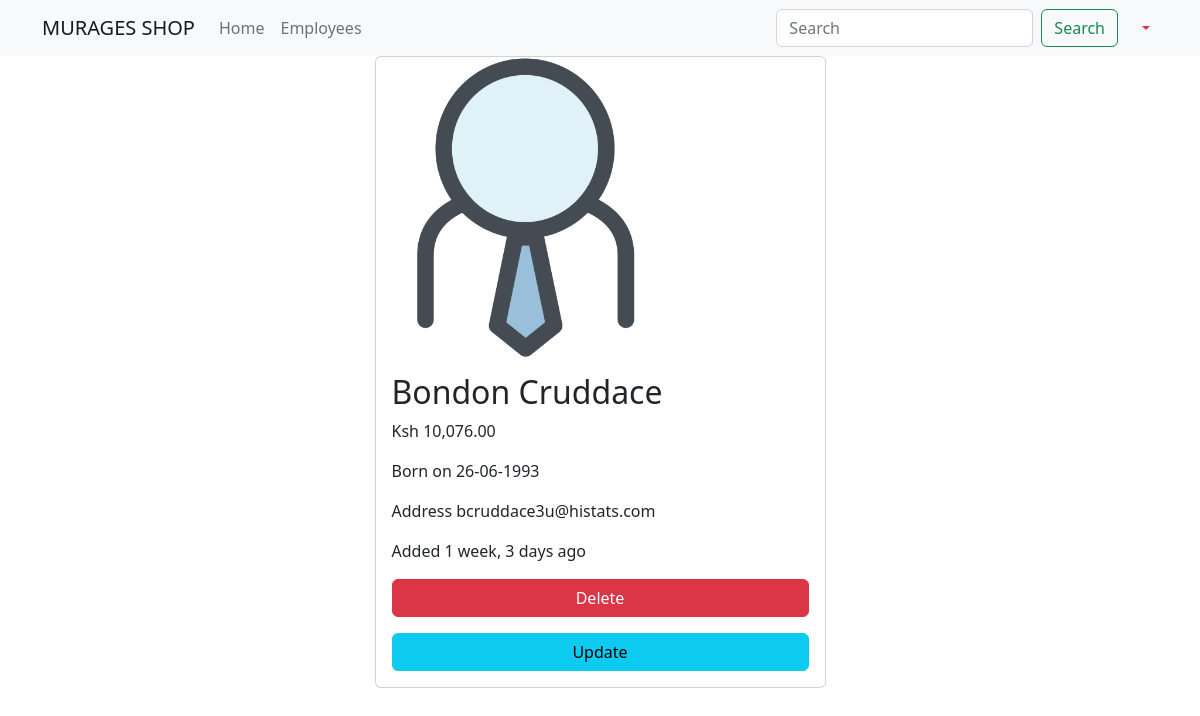
The page /employees/141 (signed in) on the database its author committed.
### main_app/models.py (models this page shows, shortened)
class Employee(models.Model):
    name = models.CharField(max_length=40)
    email = models.EmailField(unique=True)
    dob = models.DateField(null=True)
    salary = models.DecimalField(max_digits=7, decimal_places=2)  # 67000.58
    disabled = models.BooleanField(default=False)
    profile = models.ImageField(upload_to=unique_img_name, null=True, default="employees/employee.png")
    created_at = models.DateTimeField(auto_now_add=True, null=True)  # Once during creation
    updated_at = models.DateTimeField(auto_now=True, null=True)  # Every time an update happens
    class Meta:
        verbose_name = 'Employee'
        verbose_name_plural = 'Employees'
        ordering = ["salary"]

### main_app/views.py (the view)
# urls.py: path('employees/<int:emp_id>', views.employee_details, name="details"),
@login_required
@permission_required('main_app.view_employee', raise_exception=True)
def employee_details(request, emp_id):
    employee = Employee.objects.get(pk=emp_id)  # SELECT * FROM employees WHERE id=1
    return render(request, "employee_details.html", {"employee": employee})

### templates/employee_details.html (shortened to what this page needs)
{% extends 'base_template.html' %}
{% load humanize %}
{% block content %}
    {% include 'navbar.html' %}
    <div class="container">
        <div class="row justify-content-center">
            <div class="col-sm-5">
                <div class="card">
                    {% if employee.profile %}
                        <img src="{{ employee.profile.url }}" height="300" width="300" alt="">
                    {% endif %}
                    <div class="card-body">
                        <h2 class="card-title">{{ employee.name }}</h2>
                        <p class="card-text">Ksh {{ employee.salary | intcomma }}</p>
                        <p class="card-text">Born on {{ employee.dob | date:'d-m-Y' }}</p>
                        <p class="card-text">Address {{ employee.email }}</p>
                        <p class="card-text">Added {{ employee.created_at | naturaltime }}</p>
                        {% if perms.main_app.delete_employee %}
                            <a href="{% url 'delete' employee.id %}" class="btn btn-danger w-100">Delete</a>
                        {% endif %}
                       {% if perms.main_app.change_employee %}
                           <a href="{% url 'update' employee.id %}" class="btn btn-info w-100 mt-3">Update</a>
                       {% endif %}
                    </div>
                </div>
            </div>
        </div>
    </div>
{% endblock %}

### rows shown on the page
Employee: profile (picture), name "Bondon Cruddace", salary "10,076.00", dob "26-06-1993", email "bcruddace3u@histats.com", created_at "1 week, 3 days ago"
